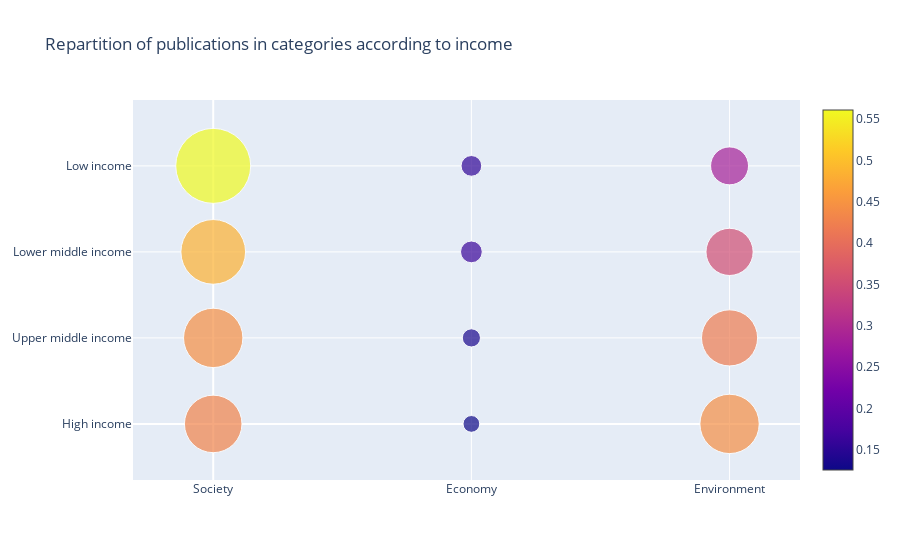

The cell this chart's notebook holds for it:
### Code cell
figa = plot_bubble_graph(df_category_income_percentage, size_circle=75, title = "Repartition of publications in categories according to income", save=True, resolution=(1080,450))
figa.show()

### Figure 1 — Plotly figure (JSON) as saved in the notebook; plotly's stock layout.template omitted (floating-point values rounded to 4 significant figures)
{"data": [{"marker": {"color": [0.4305, 0.4441, 0.4841, 0.5611, 0.1256, 0.1361, 0.1628, 0.155, 0.4439, 0.4198, 0.3531, 0.2839], "showscale": true, "size": [57.54, 59.36, 64.7, 75.0, 16.79, 18.19, 21.76, 20.72, 59.34, 56.12, 47.2, 37.95]}, "mode": "markers", "x": [0, 0, 0, 0, 1, 1, 1, 1, 2, 2, 2, 2], "y": [0, 1, 2, 3, 0, 1, 2, 3, 0, 1, 2, 3], "type": "scatter"}], "layout": {"xaxis": {"tickmode": "array", "tickvals": [0, 1, 2], "ticktext": ["Society", "Economy", "Environment"]}, "yaxis": {"tickmode": "array", "tickvals": [0, 1, 2, 3], "ticktext": ["High income", "Upper middle income", "Lower middle income", "Low income"]}, "title": {"text": "Repartition of publications in categories according to income"}}}
